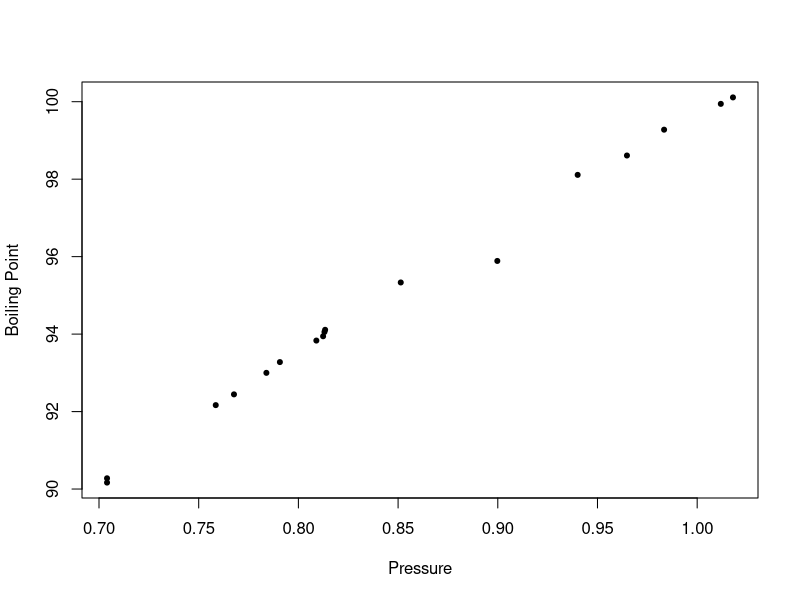
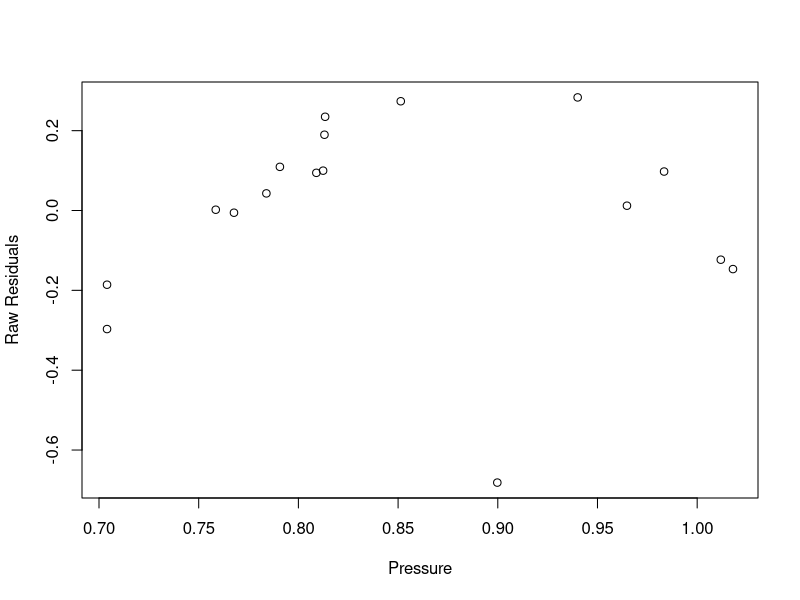
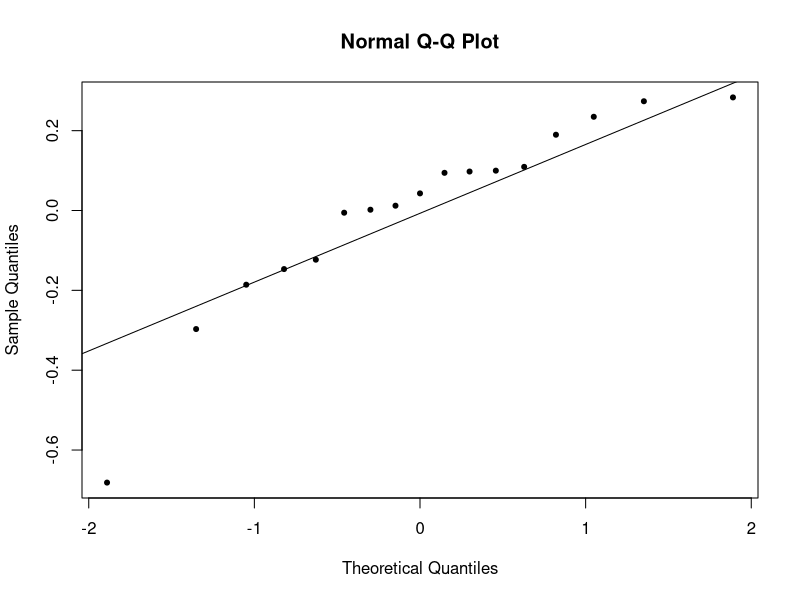
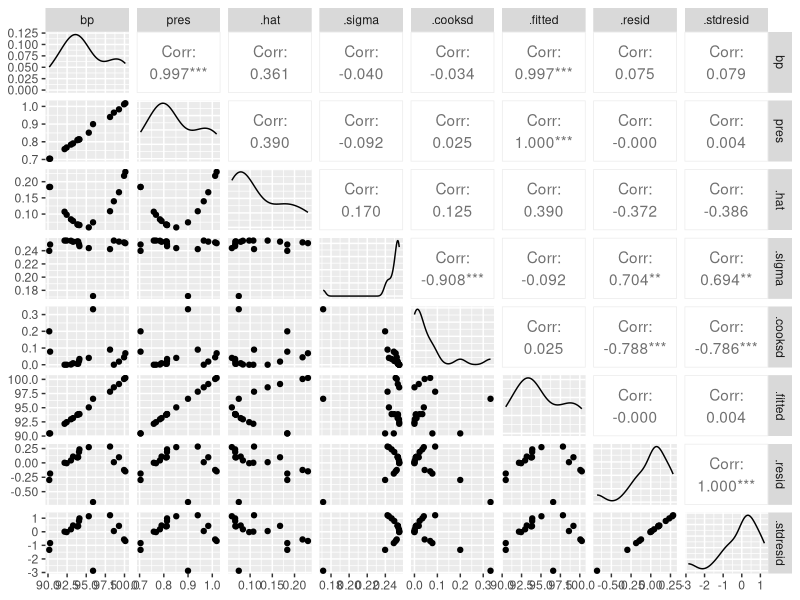
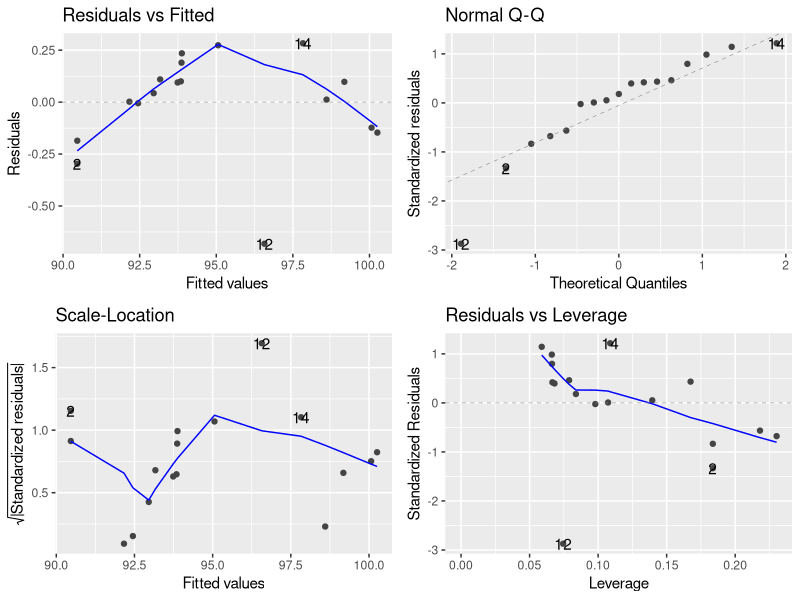
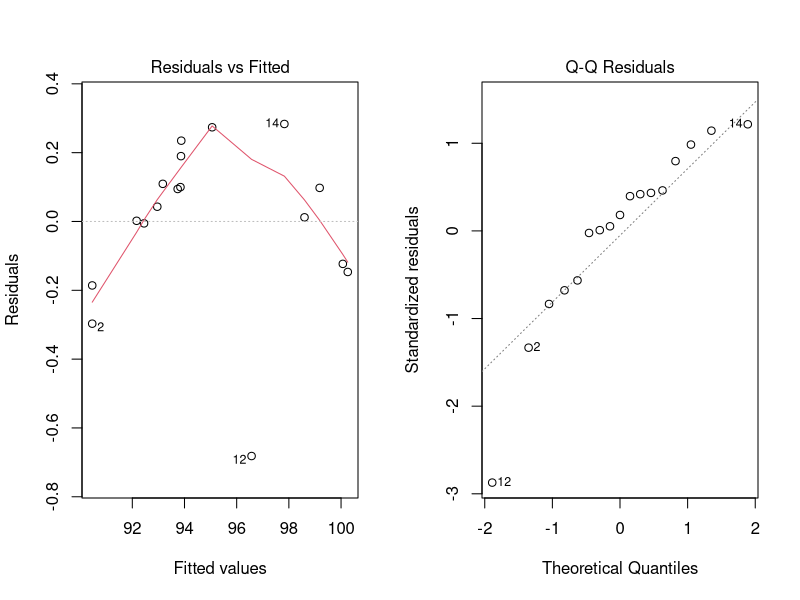

Recreate these plots in R, in order.
## ---- chunk 1
knitr::opts_chunk$set(echo = TRUE, eval = TRUE, comment = "#>", message = F, warning = F, cache = T)
## ---- chunk 2
library(MASS)
names(forbes)
str(forbes)
## ---- chunk 3
n <- length(forbes$bp)
Y <- matrix((forbes$bp - 32)*5/9, ncol = 1)
X <- cbind(rep(1,n), forbes$pres*0.033863882)
## ---- chunk 4
plot(X[, 2], Y, pch = 20, xlab = "Pressure", ylab = "Boiling Point")
## ---- chunk 5
beta.hat <- solve(t(X)%*%X)%*%t(X)%*%Y
beta.hat
## ---- chunk 6
raw.res <- Y - X%*%beta.hat
y.hat <- X%*%beta.hat
plot(X[, 2], raw.res, xlab="Pressure", ylab="Raw Residuals")
## ---- chunk 7
qqnorm(raw.res, pch = 20)
qqline(raw.res)
## ---- chunk 8
newds <- data.frame(bp = (forbes$bp - 32) * 5 / 9,pres = forbes$pres * 0.033863882)
lm1 <- lm(bp ~ pres, data = newds)
summary(lm1)
library(GGally)
ggpairs(lm1)

library(ggfortify)
autoplot(lm1)

par(mfrow = c(1, 2)) # change number of subplots in a window
plot(lm1, which = c(1, 2))
